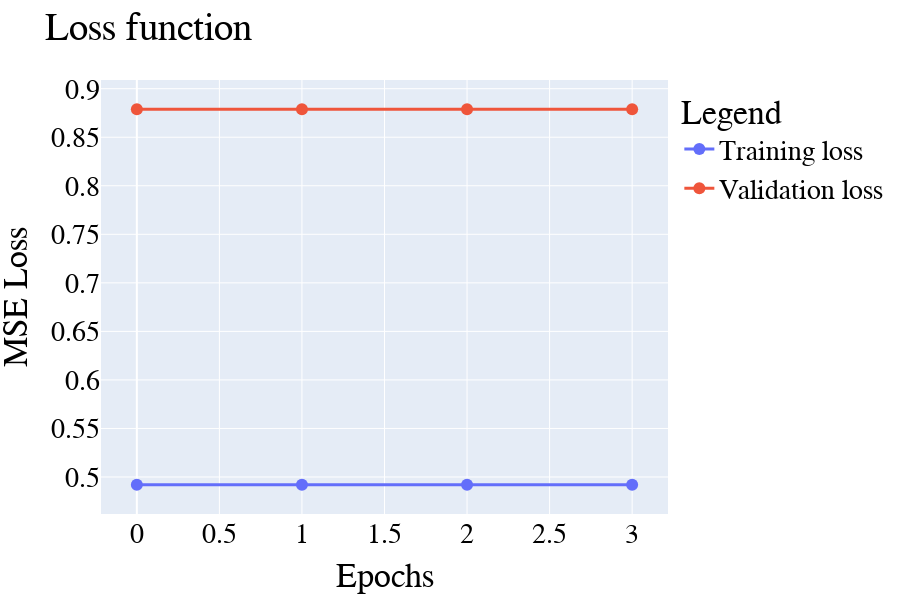

Write notebook code for a chart like this one.
### Markdown cell above
## Results

### Code cell
vis.plot_loss(history)

### Figure 1 — Plotly figure (JSON) as saved in the notebook; plotly's stock layout.template omitted (floating-point values rounded to 4 significant figures)
{"data": [{"line": {"width": 3}, "marker": {"size": 12}, "mode": "lines+markers", "name": "Training loss", "type": "scatter", "x": [0, 1, 2, 3], "y": [0.492, 0.492, 0.492, 0.492]}, {"line": {"width": 3}, "marker": {"size": 12}, "mode": "lines+markers", "name": "Validation loss", "type": "scatter", "x": [0, 1, 2, 3], "y": [0.8789, 0.8789, 0.8789, 0.8789]}], "layout": {"font": {"color": "Black", "family": "Times new Roman", "size": 28}, "height": 600, "legend": {"title": {"text": "Legend"}}, "margin": {"b": 80, "l": 80, "r": 80, "t": 80}, "title": {"text": "Loss function"}, "width": 900, "xaxis": {"title": {"text": "Epochs"}}, "yaxis": {"title": {"text": "MSE Loss"}}}}
